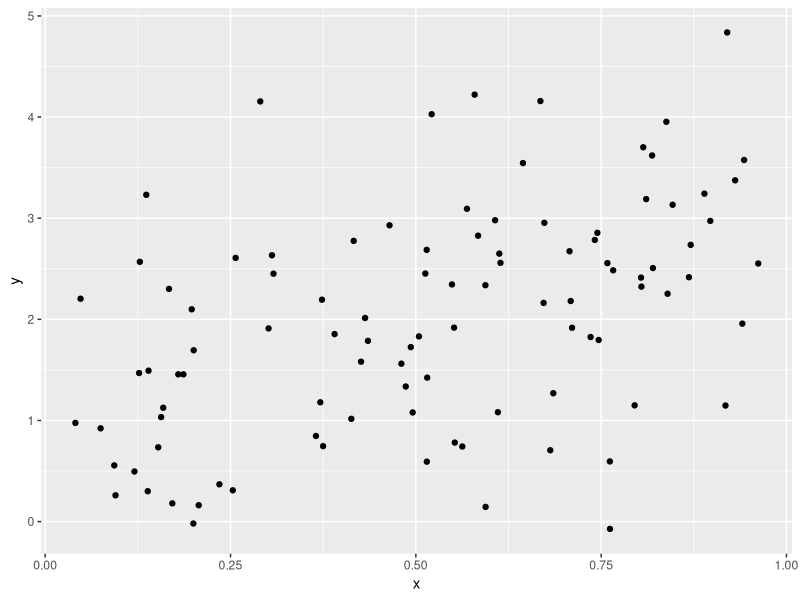

R code for this plot:
## ---- chunk 1
library(tidyverse)

plot_df = 
  tibble(x = runif(100),
         y = 1 + 2 * x + rnorm(100)
  )

plot_df |>
  ggplot(aes(x = x, y = y)) +
  geom_point()
